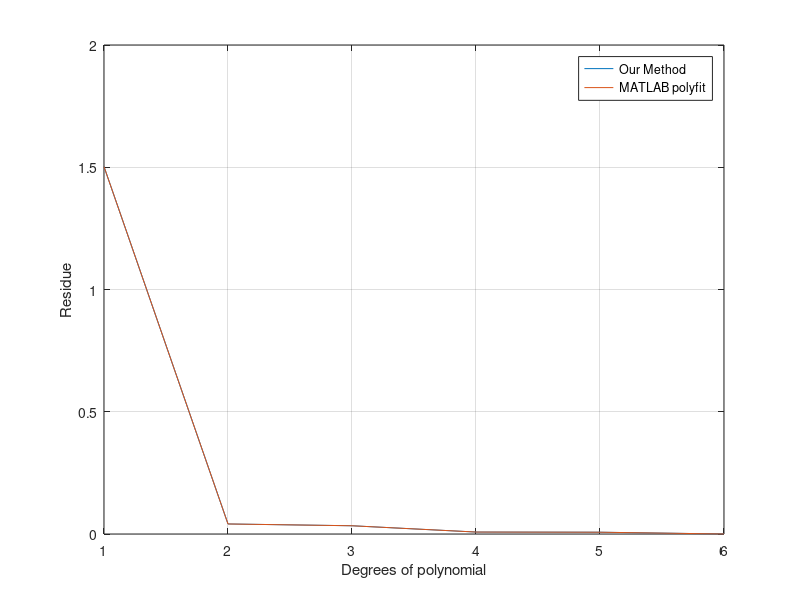

Write the MATLAB code that produced this figure.
#Released under MIT License 
#Copyright (c) 2022 Miroslav Kurka
__mfile_encoding__ ("utf-8")
t_i = [2 2.5 3 3.5 4 4.5 5]; # t_i is our x_i value
y_i = [7.14 6.56 5.98 5.55 5.71 6.01 6.53];
residues=[];
#n= length(t_i) 
n=columns(t_i);
k= n-1; # degree of the polynomial
# init matrices
V=zeros(n,n);
Y=zeros(n,1);


    
# fill Y matrix

for i=1:n
   Y(i)=sum(y_i.*(t_i.^(i-1))); # i-1 so we can get t_i^0 = 1, hence the n not k in the for loop range
endfor

# fill the V matrix

 
V(1,1)=n;

for i=1:n
  for j=1:n
      V(i,j)=sum(t_i.^(i+j-2));
    endfor
endfor
    

st=7;
# get each degree polynomial by slicing the V 
for pos=1:st
    a_coefficients=0;
    if st-pos==0, break; end # end for loop since 0x0 doesnt exist, and indexing is nightmare in matlab
    V=V(1:st-pos+1,1:st-pos+1) # reverse slicing, we reduce matrix from to 6x6 to 5x5 ...
    Y=Y(1:st-pos+1)
    a_coefficients=V\Y
    lst_func=polyval(flip(a_coefficients),t_i);
    residues(pos)= sum((y_i-lst_func).^2);
endfor

residues=flip(residues)
poly_degrees=(1:st-1);
plot(poly_degrees,residues)
grid on
hold on


# task b) compare with polyfit 
# The graph is not good comparison since values are almost the same
matlab_residues=[];

for i=1:6 
    a_matlab_coefficients=polyfit(t_i,y_i,i);
    mat_func=polyval(a_matlab_coefficients,t_i);
    matlab_residues(i)=sum((y_i-mat_func).^2);
endfor

# I put the differences here 
result= abs(residues-matlab_residues)

plot(poly_degrees, matlab_residues)
legend("Our Method","MATLAB polyfit")
xlabel("Degrees of polynomial")
ylabel("Residue")
hold off

